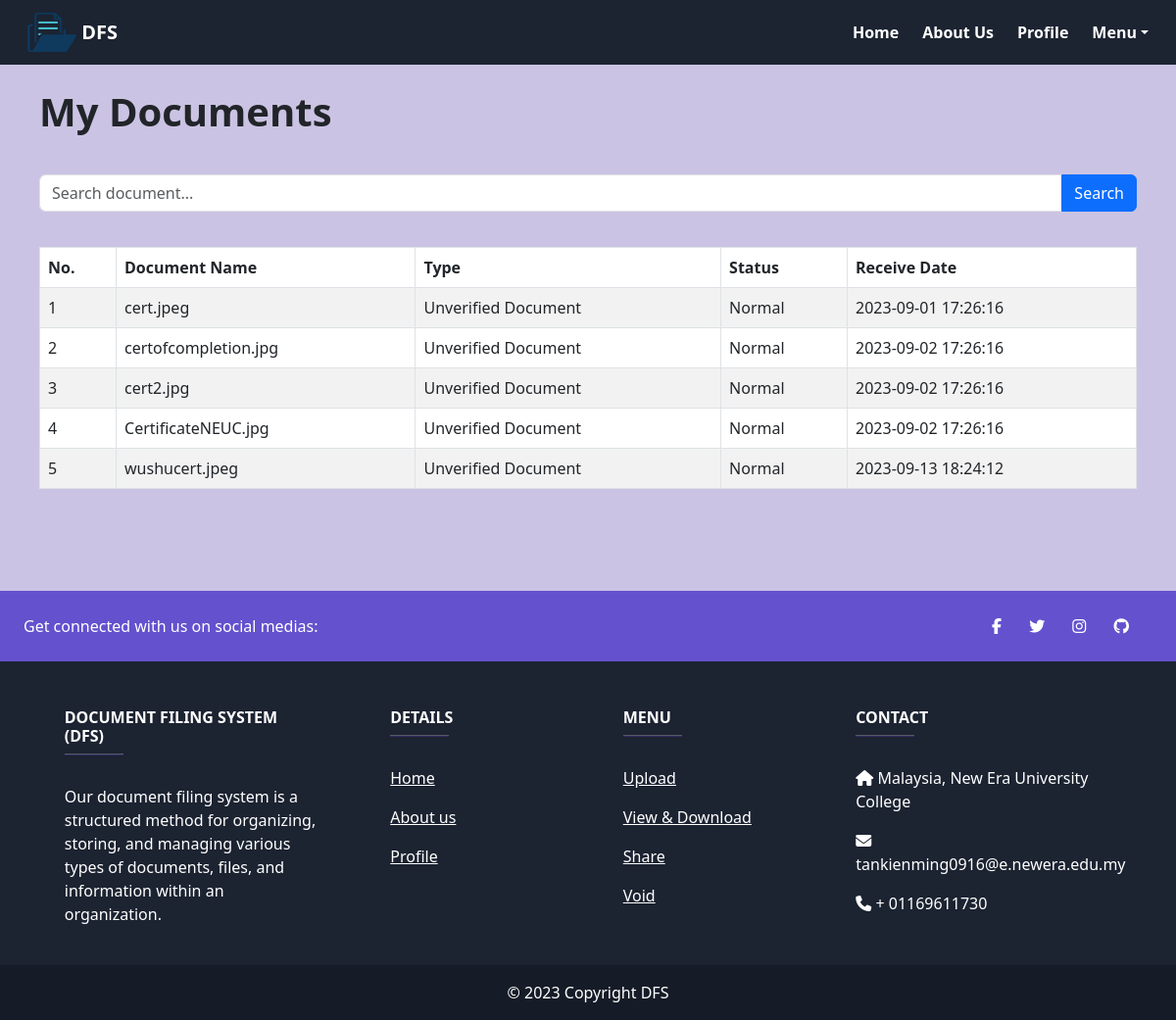
The page /home.php (signed in) on the database its author committed.
### tables this page shows
CREATE TABLE IF NOT EXISTS `document_details` (
  `Document_ID` int NOT NULL AUTO_INCREMENT,
  `document` varchar(200) NOT NULL,
  `document_type` varchar(30) NOT NULL,
  `status` varchar(50) NOT NULL DEFAULT 'Normal',
  `Sender_ID` int NOT NULL,
  `Receiver_ID` int NOT NULL,
  `upload_date` datetime NOT NULL DEFAULT CURRENT_TIMESTAMP,
  PRIMARY KEY (`Document_ID`)
);

### home.php (the view, shortened to what this page needs)
<?php
include 'config/database.php';
$query = "SELECT * FROM document_details WHERE Receiver_ID = ?";
$stmt = $con->prepare($query);
$stmt->bindParam(1, $_SESSION['User_ID']);
$stmt->execute();
$documents = $stmt->fetchAll(PDO::FETCH_ASSOC);
?>
<!DOCTYPE html>
<html lang="en">
<head>
    <link href="https://cdn.jsdelivr.net/npm/bootstrap@5.3.0/dist/css/bootstrap.min.css" rel="stylesheet">
</head>
<body>
    <?php
        include "menu/navbar.php";
    ?>
    <div class="container-fluid p-4" style="background-color:#CBC3E3">
        <div>
            <h1 class="p-3 pt-0"><strong>My Documents</strong></h1>
        </div>
        <?php
        $searchKeyword = isset($_GET['search']) ? $_GET['search'] : '';
        $query = "SELECT * FROM document_details WHERE Receiver_ID = :receiver_id";
        $query .= " ORDER BY Document_ID ASC";
        $stmt = $con->prepare($query);
        $stmt->bindParam(':receiver_id', $_SESSION['User_ID']);
        $stmt->execute();
        $num = $stmt->rowCount();
        echo '<div class="p-3 pb-1">
            <form method="GET" action="">
                <div class="input-group mb-3">
                    <input type="text" class="form-control" name="search" placeholder="Search document..." value="' . str_replace('%', '', $searchKeyword) . '">
                    <button class="btn btn-primary" type="submit">Search</button>
                </div>
            </form>
        </div>';
        ?>
        <div class="m-3" style="overflow-x:auto;">
            <?php
            if ($num > 0) {
                echo '<table class="table table-bordered table-striped">
                    <thead>
                        <tr>
                            <th>No.</th>
                            <th>Document Name</th>
                            <th>Type</th>
                            <th>Status</th>
                            <th>Receive Date</th>
                        </tr>
                    </thead>
                    <tbody>';
                $i = 1;
                foreach ($stmt->fetchAll(PDO::FETCH_ASSOC) as $document) {
                    echo "<tr>";
                    echo "<td>$i</td>";
                    echo "<td>" . str_replace('uploads/', '', $document['document']) . "</td>";
                    echo "<td>{$document['document_type']}</td>";
                    echo "<td>{$document['status']}</td>";
                    echo "<td>{$document['upload_date']}</td>";
                    echo "</tr>";
                    $i++;
                }
                echo '</tbody></table>';
            }else {
                echo "<div class='alert alert-danger'>No documents found matching your search criteria.</div>";
            }
            ?>
        </div>
        <div class="pb-5"></div>
    </div>
    <?php
        include "menu/footer.php";
    ?>
</body>
</html>

### rows shown on the page
document_details: document "cert.jpeg", document_type "Unverified Document", status "Normal", upload_date "2023-09-01 17:26:16"
document_details: document "certofcompletion.jpg", document_type "Unverified Document", status "Normal", upload_date "2023-09-02 17:26:16"
document_details: document "cert2.jpg", document_type "Unverified Document", status "Normal", upload_date "2023-09-02 17:26:16"
document_details: document "CertificateNEUC.jpg", document_type "Unverified Document", status "Normal", upload_date "2023-09-02 17:26:16"
document_details: document "wushucert.jpeg", document_type "Unverified Document", status "Normal", upload_date "2023-09-13 18:24:12"
